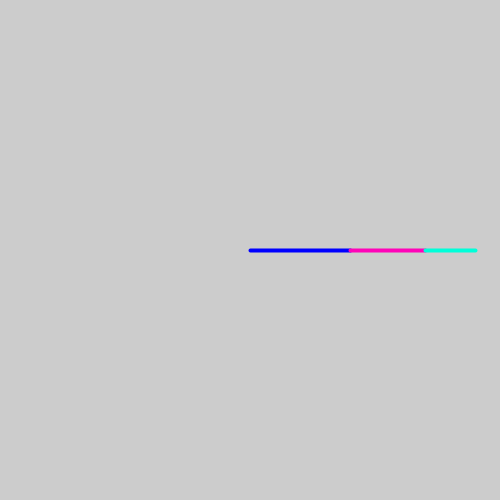
Frame 1 (no input)
Frame 60 (the mouse pressed at the canvas centre just before this capture): identical to frame 1, image omitted
Frame 120 (the mouse held since frame 60 and released just before this capture): identical to frame 1, image omitted

The Processing sketch that drew this single still picture (run headless with seeded random() and noise(); from frame 60 on, the mouse is pressed at the canvas centre):

// Processing sketch: arm_no_reset
// ── arm_no_reset.pde
 /**
 * arm0.pde
 * sklar/10-oct-2018
 * This program draws a 1-segment arm in the middle of the window.
 **/

/**
 declare constants
 */
// coordinates of arm origin
float X = 0, Y = 0;
// length of arm segment
float L1 = 100;
float L2 = 75;
float L3 = 50;
// initial angle of arm
float THETA = 0;
float DR = 5;
float oldX;
float oldY;
// define a list of points for the arm joints.     
// note that we use homogeneous coordinates in 2D.
float P[][] = {{ X, Y, 1 }, { X+L1, Y, 1 },{X+L1+L2, Y, 1},{X+L1+L2+L3, Y, 1 }}; 
float[][] rotationMatrix = {{cos(radians(DR)), 1, 0}, {1, cos(radians(DR)), 0}, {0, 0, 1}};
float[][] translationMatrix = {{ 1, 0, 1 }, { 0, 1, 1 }, { 0, 0, 1 }};
// define offset values so that (0,0) is in the middle of the display window.
float X_OFFSET, Y_OFFSET;
int rotationC1 = 0;
int rotationC2 = 0;
int rotationC3 = 0;

/**
 setup()
 This function is called once, when the program starts up.
 **/
void setup() {
  size( 500, 500 );
  X_OFFSET = width / 2.0;
  Y_OFFSET = height / 2.0;
  strokeWeight( 4 );
  printArm();
} // end of setup()


/**
 printArm()
 */
void printArm() {
  for ( int i=0; i<4; i++ ) {
    println( "P", i, "=(", P[i][0], ",", P[i][1], ")" );
  }
  println( "THETA=", THETA );
} // end of printArm()


/**
 drawArm()
 This function draws the arm.
 **/
void drawArm() {
  stroke( #0000ff );
  line( P[0][0]+X_OFFSET, P[0][1]+Y_OFFSET, P[1][0]+X_OFFSET, P[1][1]+Y_OFFSET);
  stroke(#ff03b8);
  line(P[1][0]+X_OFFSET, P[1][1]+Y_OFFSET, P[2][0]+X_OFFSET, P[2][1]+Y_OFFSET);
  stroke(#00ffd9);
  line(P[2][0]+X_OFFSET, P[2][1]+Y_OFFSET, P[3][0]+X_OFFSET, P[3][1]+Y_OFFSET);
} // end of drawArm()


/**
 draw()
 This function draws the canvas. It is called once per frame.
 **/
void draw() {
  background( #cccccc );
  drawArm();
}

void matrixMult( float[][] M1, float[][] M2, int q) {
  float[][] newM1 = {{ 0, 0, 0 }, { 0, 0, 0 }, { 0, 0, 0 }, { 0, 0, 0 }}; 
  for ( int i=q; i<4; i++ ) {
    for ( int j=0; j<3; j++ ) {
      newM1[i][j] = (M1[i][0]*M2[j][0]) + (M1[i][1]*M2[j][1]) + (M1[i][2]*M2[j][2]);
    }
  }
  for ( int i=q; i<4; i++ ) {
    for ( int j=0; j<3; j++ ) {
      M1[i][j] = newM1[i][j];
    }
  }
} // end of matrixMult()

void keyPressed(){
  if(key == '1'){
    oldX = P[0][0];
    oldY = P[0][1];
    translationMatrix[0][2] = -oldX;
    translationMatrix[1][2] = -oldY;
    matrixMult(P, translationMatrix, 0);
    
    rotationMatrix[0][1] = -sin(radians(DR));
    rotationMatrix[1][0] = sin(radians(DR));
    matrixMult(P, rotationMatrix, 0);
    rotationC1++;
    
    translationMatrix[0][2] = oldX;
    translationMatrix[1][2] = oldY;
    matrixMult(P, translationMatrix, 0);
    printArm();
  }else if(key == 'Q' || key == 'q'){
    oldX = P[0][0];
    oldY = P[0][1];
    translationMatrix[0][2] = -oldX;
    translationMatrix[1][2] = -oldY;
    matrixMult(P, translationMatrix, 0);
    
    rotationMatrix[0][1] = sin(radians(DR));
    rotationMatrix[1][0] = -sin(radians(DR));
    matrixMult(P, rotationMatrix,0 );
    rotationC1--;
    
    translationMatrix[0][2] = oldX;
    translationMatrix[1][2] = oldY;
    matrixMult(P, translationMatrix, 0);
    printArm();
    
    
    
    
    
  }else if(key == '2'){
    oldX = P[1][0];
    oldY = P[1][1];
    translationMatrix[0][2] = -oldX;
    translationMatrix[1][2] = -oldY;
    matrixMult(P, translationMatrix, 1);
    
    rotationMatrix[0][1] = -sin(radians(DR));
    rotationMatrix[1][0] = sin(radians(DR));
    matrixMult(P, rotationMatrix, 1);
    rotationC2++;
    
    translationMatrix[0][2] = oldX;
    translationMatrix[1][2] = oldY;
    matrixMult(P, translationMatrix, 1);
    printArm();
  }else if(key == 'W' || key == 'w'){
    oldX = P[1][0];
    oldY = P[1][1];
    translationMatrix[0][2] = -oldX;
    translationMatrix[1][2] = -oldY;
    matrixMult(P, translationMatrix, 1);
    
    rotationMatrix[0][1] = sin(radians(DR));
    rotationMatrix[1][0] = -sin(radians(DR));
    matrixMult(P, rotationMatrix, 1);
    rotationC2--;
    
    translationMatrix[0][2] = oldX;
    translationMatrix[1][2] = oldY;
    matrixMult(P, translationMatrix, 1);
    printArm();
    
    
    
    
    
  }else if(key == '3'){
    oldX = P[2][0];
    oldY = P[2][1];
    translationMatrix[0][2] = -oldX;
    translationMatrix[1][2] = -oldY;
    matrixMult(P, translationMatrix, 2);
    
    rotationMatrix[0][1] = -sin(radians(DR));
    rotationMatrix[1][0] = sin(radians(DR));
    matrixMult(P, rotationMatrix, 2);
    rotationC3++;
    
    translationMatrix[0][2] = oldX;
    translationMatrix[1][2] = oldY;
    matrixMult(P, translationMatrix, 2);
    printArm();
  }else if(key == 'E' || key == 'e'){
    oldX = P[2][0];
    oldY = P[2][1];
    translationMatrix[0][2] = -oldX;
    translationMatrix[1][2] = -oldY;
    matrixMult(P, translationMatrix, 2);
    
    rotationMatrix[0][1] = sin(radians(DR));
    rotationMatrix[1][0] = -sin(radians(DR));
    matrixMult(P, rotationMatrix, 2);
    rotationC3--;
    
    translationMatrix[0][2] = oldX;
    translationMatrix[1][2] = oldY;
    matrixMult(P, translationMatrix, 2);
    printArm();
  }
}
